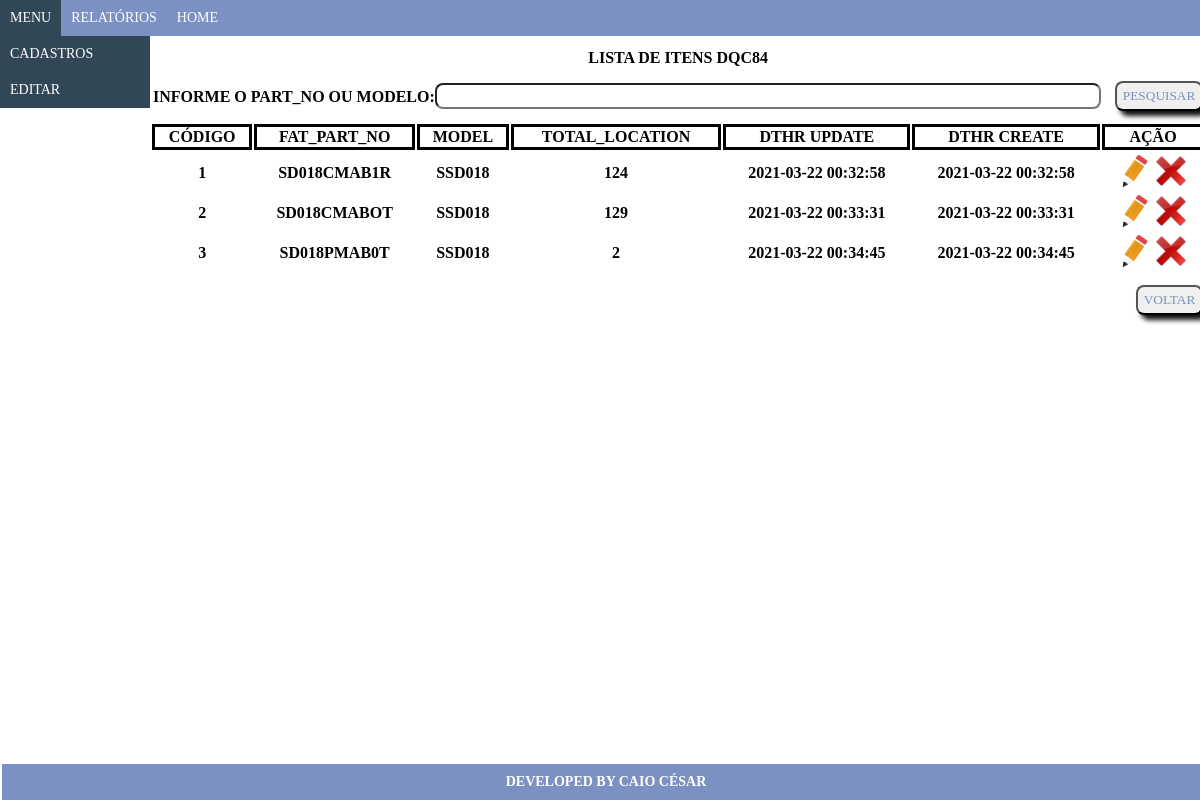
The page /view/listDqc84.php on the database its author committed.
### tables this page shows
CREATE TABLE `dqc84` (
  `ID` int(11) NOT NULL,
  `MODEL` int(11) NOT NULL,
  `FAT_PART_NO` varchar(15) NOT NULL,
  `TOTAL_LOCATION` int(11) NOT NULL,
  `UPDATE_DT` datetime NOT NULL,
  `CREATE_DT` datetime NOT NULL
);

CREATE TABLE `dqcmodel` (
  `ID` int(11) NOT NULL,
  `MODEL` varchar(10) NOT NULL
);

### conexao/conexao.php (called while the page is built, shortened)
<?php
function pegarConexao(){
	$conexao = new mysqli("localhost", "root", "", "testecalcomp");
	return $conexao;
}
?>

### functions/funcoes.php (the view, shortened to what this page needs)
<?php
require_once "../conexao/conexao.php";
function pesquisaTodosDqc84(){
	$sql = "select A.id, A.FAT_PART_NO, B.MODEL, A.TOTAL_LOCATION, A.UPDATE_DT, A.CREATE_DT
	from dqc84 A
	inner join dqcmodel B
	on b.ID = a.MODEL
	order by a.ID;";
	$query = mysqli_query(pegarConexao(),$sql);
	while ($dados = mysqli_fetch_array($query)){
		$codigo = $dados['id'];
		$FAT_PART_NO = $dados['FAT_PART_NO'];
		$MODEL = $dados['MODEL'];
		$TOTAL_LOCATION = $dados['TOTAL_LOCATION'];
		$UPDATE_DT = $dados['UPDATE_DT'];
		$CREATE_DT = $dados['CREATE_DT'];
		echo ("<tr>
				<td class='td'>".$codigo."</td>
				<td class='td'>".$FAT_PART_NO."</td>
				<td class='td'>".$MODEL."</td>
				<td class='td'>".$TOTAL_LOCATION."</td>
				<td class='td'>".$UPDATE_DT."</td>
				<td class='td'>".$CREATE_DT."</td>
				<form action='' method='POST'>
				<td colspan='2' class='td'><a href='../view/alterarDqc84.php?acao=Alterar&idDqc84=".$codigo."'><img src='../imagens/bt_editar.png' title='Editar dados do Item' name='Alterar' border='0'></a>
				<a href='../controller/controller_dropDqc84.php?idDqc84=".$codigo."'><img src='../imagens/bt_dropar.png' title='Excluir do sistema' border='0'></a></td></tr>");
	}
}
?>

### css/css_listar.css (style rules this page uses)
.td { text-align: center; }
td { font-weight: bold;//deixa a fonte em negrito }

### css/css_cabecalho.css (style rules this page uses)
body, .menu, .sub-menu { font-family: "Comic Sans MS"; margin: 0; padding: 0; }
.body { background-size: cover; }

### rows shown on the page
dqc84: ID "1", FAT_PART_NO "SD018CMAB1R", MODEL.MODEL "SSD018", TOTAL_LOCATION "124", UPDATE_DT "2021-03-22 00:32:58", CREATE_DT "2021-03-22 00:32:58"
dqc84: ID "2", FAT_PART_NO "SD018CMABOT", MODEL.MODEL "SSD018", TOTAL_LOCATION "129", UPDATE_DT "2021-03-22 00:33:31", CREATE_DT "2021-03-22 00:33:31"
dqc84: ID "3", FAT_PART_NO "SD018PMAB0T", MODEL.MODEL "SSD018", TOTAL_LOCATION "2", UPDATE_DT "2021-03-22 00:34:45", CREATE_DT "2021-03-22 00:34:45"
